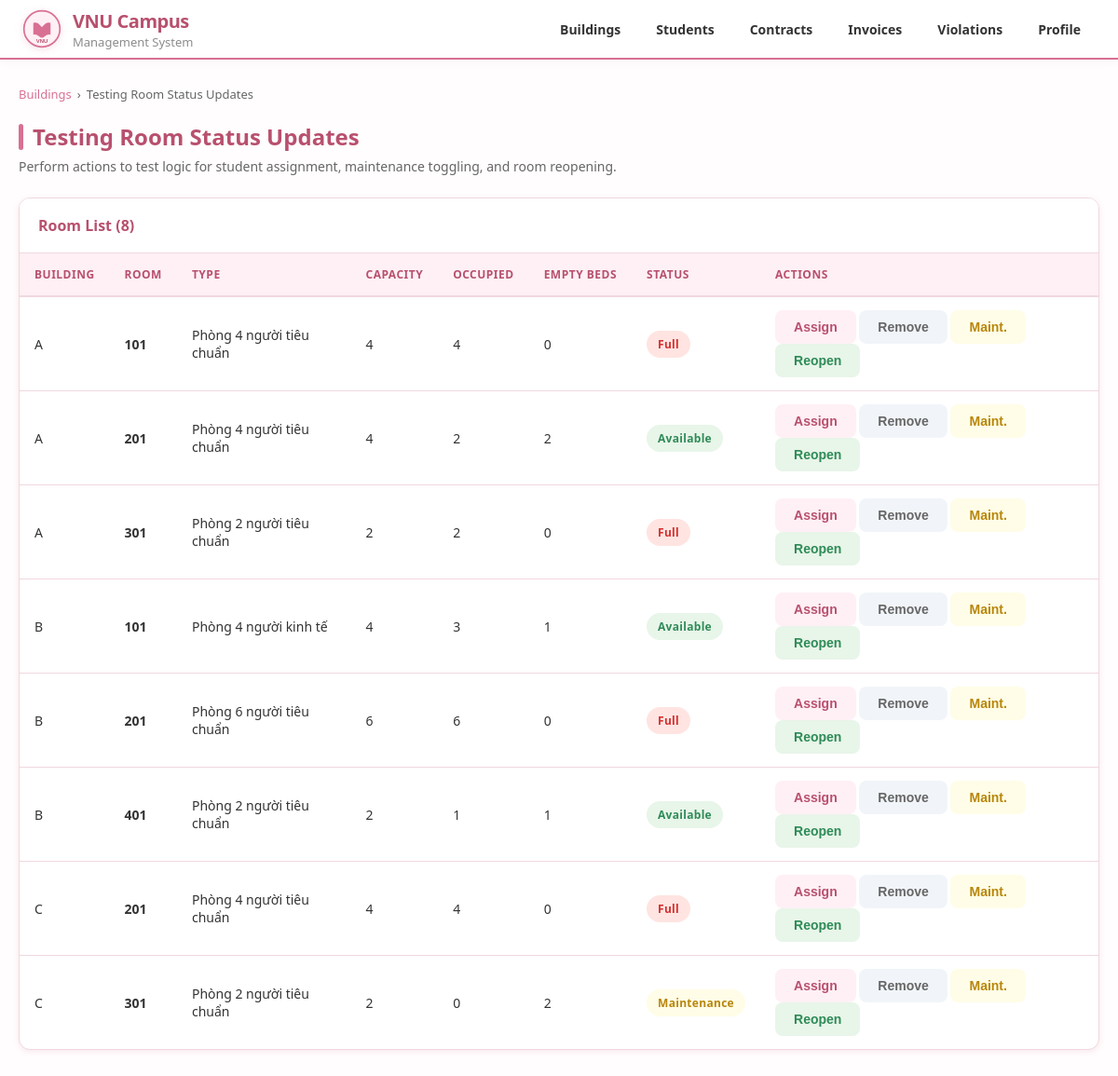
Screenshot of /ktx/RoomActionDemo.php with the database file from the repository.
### tables this page shows
CREATE TABLE rooms (
    room_id           INT           NOT NULL AUTO_INCREMENT,
    building_id       INT           NOT NULL,
    type_id           INT           NOT NULL,               
    room_number       VARCHAR(10)   NOT NULL,
    floor             TINYINT       NOT NULL,
    current_occupancy TINYINT       NOT NULL DEFAULT 0,
    extra_facilities  JSON          DEFAULT NULL           COMMENT 'Tiện nghi bổ sung riêng phòng này',
    status_code       VARCHAR(50)   NOT NULL DEFAULT 'available',
    notes             TEXT          DEFAULT NULL,
    created_at        DATETIME      NOT NULL DEFAULT CURRENT_TIMESTAMP,
    updated_at        DATETIME      NOT NULL DEFAULT CURRENT_TIMESTAMP ON UPDATE CURRENT_TIMESTAMP,
    created_by        INT           DEFAULT NULL,           
    updated_by        INT           DEFAULT NULL,           
    PRIMARY KEY (room_id),
    FOREIGN KEY (building_id) REFERENCES buildings(building_id) ON DELETE CASCADE,
    FOREIGN KEY (type_id)     REFERENCES room_types(type_id),
    UNIQUE KEY uq_room (building_id, room_number),
    INDEX idx_status_code (status_code)
);

CREATE TABLE buildings (
    building_id    INT           NOT NULL AUTO_INCREMENT,
    building_code  VARCHAR(10)   NOT NULL UNIQUE,
    building_name  VARCHAR(100)  NOT NULL,
    gender_type    ENUM('male','female','mixed') NOT NULL,
    total_floors   TINYINT       NOT NULL DEFAULT 1,
    total_rooms    SMALLINT      NOT NULL DEFAULT 0,
    manager_name   VARCHAR(100)  DEFAULT NULL,
    manager_phone  VARCHAR(15)   DEFAULT NULL,
    description    TEXT          DEFAULT NULL,
    is_active      TINYINT(1)    NOT NULL DEFAULT 1,
    created_at     DATETIME      NOT NULL DEFAULT CURRENT_TIMESTAMP,
    updated_at     DATETIME      NOT NULL DEFAULT CURRENT_TIMESTAMP ON UPDATE CURRENT_TIMESTAMP,
    created_by     INT           DEFAULT NULL,              
    updated_by     INT           DEFAULT NULL,              
    PRIMARY KEY (building_id)
);

CREATE TABLE room_types (
    type_id          INT            NOT NULL AUTO_INCREMENT,
    type_code        VARCHAR(20)    NOT NULL UNIQUE   COMMENT 'vd: STANDARD_4, VIP_2',
    type_name        VARCHAR(100)   NOT NULL          COMMENT 'vd: Phòng 4 người tiêu chuẩn',
    capacity         TINYINT        NOT NULL          COMMENT 'Sức chứa tối đa',
    price_per_month  DECIMAL(10,2)  NOT NULL          COMMENT 'Giá thuê/tháng hiện hành',
    area_m2          DECIMAL(5,2)   DEFAULT NULL,
    default_facilities JSON         DEFAULT NULL      COMMENT 'Tiện nghi mặc định của loại phòng',
    description      TEXT           DEFAULT NULL,
    is_active        TINYINT(1)     NOT NULL DEFAULT 1,
    created_at       DATETIME       NOT NULL DEFAULT CURRENT_TIMESTAMP,
    updated_at       DATETIME       NOT NULL DEFAULT CURRENT_TIMESTAMP ON UPDATE CURRENT_TIMESTAMP,
    created_by       INT            DEFAULT NULL,
    updated_by       INT            DEFAULT NULL,
    PRIMARY KEY (type_id)
);

### ktx/RoomController.php (called while the page is built, shortened)
<?php
class RoomController
{
    private PDO $pdo;
    public function __construct(PDO $pdo)
    {
        $this->pdo = $pdo;
    }
    public function getRoomsWithDetails(?int $buildingId = null): array
    {
        $sql = "
            SELECT
                b.building_id, b.building_code, b.building_name,
                r.room_id, r.room_number, r.floor,
                r.current_occupancy, r.status_code,
                rt.type_id, rt.type_name, rt.capacity, rt.price_per_month,
                (rt.capacity - r.current_occupancy) AS empty_beds
            FROM rooms r
            JOIN buildings   b  ON b.building_id = r.building_id
            JOIN room_types  rt ON rt.type_id    = r.type_id
        ";
        $params = [];
        $sql .= " ORDER BY b.building_code, r.floor, r.room_number";
        $stmt = $this->pdo->prepare($sql);
        $stmt->execute($params);
        return $stmt->fetchAll(PDO::FETCH_ASSOC);
    }
}
?>

### ktx/RoomActionDemo.php (the view, shortened to what this page needs)
<?php
require_once __DIR__ . '/RoomController.php';
$host = 'localhost';
$db   = 'campus_final';
$user = 'root';
$pass = '';
try {
    $pdo = new PDO(
        "mysql:host=$host;dbname=$db;charset=utf8mb4",
        $user, $pass,
        [
            PDO::ATTR_ERRMODE            => PDO::ERRMODE_EXCEPTION,
            PDO::ATTR_DEFAULT_FETCH_MODE => PDO::FETCH_ASSOC,
            PDO::ATTR_EMULATE_PREPARES   => false,
        ]
    );
} catch (PDOException $e) {
    die('DB Connection Failed: ' . htmlspecialchars($e->getMessage()));
}
$controller = new RoomController($pdo);
$rooms = $controller->getRoomsWithDetails();
function statusLabel(string $code): array {
    return match($code) {
        'available'   => ['Available',   'status-available'],
        'full'        => ['Full',        'status-full'],
        'maintenance' => ['Maintenance', 'status-maintenance'],
        default       => [$code,         'status-default'],
    };
}
include 'header.php';
?>
<main class="page">
    <div class="breadcrumb">
        <a href="BuildingListView.php">Buildings</a>
        <span>&rsaquo;</span>
        <span>Testing Room Status Updates</span>
    </div>
    <h1 class="page-title">Testing Room Status Updates</h1>
    <p class="page-desc">Perform actions to test logic for student assignment, maintenance toggling, and room reopening.</p>
    <div class="table-wrap">
        <div class="table-header">
            <h2>Room List (<?= count($rooms) ?>)</h2>
        </div>
        <div class="table-responsive">
            <table>
                <thead>
                    <tr>
                        <th>Building</th>
                        <th>Room</th>
                        <th>Type</th>
                        <th>Capacity</th>
                        <th>Occupied</th>
                        <th>Empty Beds</th>
                        <th>Status</th>
                        <th>Actions</th>
                    </tr>
                </thead>
                <tbody>
                <?php foreach ($rooms as $r):
                    [$label, $class] = statusLabel($r['status_code']);
                ?>
                    <tr>
                        <td><?= htmlspecialchars($r['building_code']) ?></td>
                        <td><strong><?= htmlspecialchars($r['room_number']) ?></strong></td>
                        <td><?= htmlspecialchars($r['type_name']) ?></td>
                        <td><?= $r['capacity'] ?></td>
                        <td><?= $r['current_occupancy'] ?></td>
                        <td><?= $r['empty_beds'] ?></td>
                        <td><span class="status-badge <?= $class ?>"><?= $label ?></span></td>
                        <td>
                            <form method="POST" class="action-row">
                                <button class="btn btn-assign" name="action" value="assign">Assign</button>
                                <button class="btn btn-remove" name="action" value="remove">Remove</button>
                                <button class="btn btn-maint" name="action" value="maintenance">Maint.</button>
                                <button class="btn btn-reopen" name="action" value="reopen">Reopen</button>
                            </form>
                        </td>
                    </tr>
                <?php endforeach; ?>
                </tbody>
            </table>
        </div>
    </div>
</main>
</body>
</html>

### ktx/style.css (style rules this page uses)
*, *::before, *::after { box-sizing: border-box; margin: 0; padding: 0; }
:root { --bg: #FFFDFD; --card: #ffffff; --primary: #D87093; --primary-hover: #C25A7A; --primary-dk:#B8506E; --primary-lt:#FFF0F5; --text: #333333; --muted: #666666; --border: #F0D8DE; --green: #2E8B57; --green-lt: #E8F5E9; --red: #D32F2F; --red-lt: #FFE4E1; --yellow: #B8860B; --yellow-lt: #FFFDE7; --blue: #0ea5a4; --blue-lt: #E0F2F1; --purple: #8E24AA; --purple-lt: #F3E8FF; --radius: 12px; --shadow: 0 2px 6px rgba(216, 112, 147, 0.15); }
body { font-family: 'Segoe UI', system-ui, sans-serif; background: var(--bg); color: var(--text); min-height: 100vh; }
.page { max-width: 1280px; margin: 0 auto; padding: 28px 20px; }
.page-title { font-size: 24px; font-weight: 700; color: var(--primary-dk); display: flex; align-items: center; gap: 10px; margin-bottom: 6px; }
.page-title::before { content: ''; display: block; width: 5px; height: 28px; background: var(--primary); border-radius: 3px; }
.page-desc { color: var(--muted); font-size: 14px; margin-bottom: 24px; }
.breadcrumb { display: flex; align-items: center; gap: 6px; font-size: 13px; color: var(--muted); margin-bottom: 20px; font-weight: 500; }
.breadcrumb a { color: var(--primary); text-decoration: none; }
.table-wrap { background: var(--card); border-radius: var(--radius); box-shadow: var(--shadow); overflow: hidden; border: 1px solid var(--border); }
.table-header { padding: 18px 20px; border-bottom: 1px solid var(--border); background: #fff; display: flex; align-items: center; justify-content: space-between; }
.table-header h2 { font-size: 16px; font-weight: 700; color: var(--primary-dk); margin: 0; }
.table-responsive { overflow-x: auto; }
table { width: 100%; border-collapse: collapse; font-size: 14px; }
thead th { background: var(--primary-lt); padding: 14px 16px; text-align: left; font-size: 12px; font-weight: 700; color: var(--primary-dk); text-transform: uppercase; letter-spacing: .5px; border-bottom: 2px solid var(--border); white-space: nowrap; }
tbody tr { border-bottom: 1px solid var(--border); transition: background .15s; }
tbody tr:last-child { border-bottom: none; }
td { padding: 14px 16px; vertical-align: middle; }
.btn { display: inline-flex; align-items: center; gap: 6px; padding: 10px 20px; border-radius: 8px; font-size: 14px; font-weight: 600; cursor: pointer; border: none; text-decoration: none; transition: all .2s; }
.btn-assign { background: var(--primary-lt); color: var(--primary-dk); }
.btn-remove { background: #f1f5f9; color: var(--muted); }
.btn-maint { background: var(--yellow-lt); color: var(--yellow); }
.btn-reopen { background: var(--green-lt); color: var(--green); }
.badge, .status-badge { display: inline-flex; align-items: center; gap: 4px; padding: 6px 12px; border-radius: 20px; font-size: 12px; font-weight: 700; white-space: nowrap; letter-spacing: 0.3px; }
.badge-green, .status-available { background: var(--green-lt); color: var(--green); }
.badge-yellow, .status-maintenance { background: var(--yellow-lt); color: var(--yellow); }
.badge-red, .status-full { background: var(--red-lt); color: var(--red); }

### rows the page displays
rooms: building.building_code "A", room_number "101", type.type_name "Phòng 4 người tiêu chuẩn", type.capacity "4", current_occupancy "4", empty_beds "0", label "Full"
rooms: building.building_code "A", room_number "201", type.type_name "Phòng 4 người tiêu chuẩn", type.capacity "4", current_occupancy "2", empty_beds "2", label "Available"
rooms: building.building_code "A", room_number "301", type.type_name "Phòng 2 người tiêu chuẩn", type.capacity "2", current_occupancy "2", empty_beds "0", label "Full"
rooms: building.building_code "B", room_number "101", type.type_name "Phòng 4 người kinh tế", type.capacity "4", current_occupancy "3", empty_beds "1", label "Available"
rooms: building.building_code "B", room_number "201", type.type_name "Phòng 6 người tiêu chuẩn", type.capacity "6", current_occupancy "6", empty_beds "0", label "Full"
rooms: building.building_code "B", room_number "401", type.type_name "Phòng 2 người tiêu chuẩn", type.capacity "2", current_occupancy "1", empty_beds "1", label "Available"
rooms: building.building_code "C", room_number "201", type.type_name "Phòng 4 người tiêu chuẩn", type.capacity "4", current_occupancy "4", empty_beds "0", label "Full"
rooms: building.building_code "C", room_number "301", type.type_name "Phòng 2 người tiêu chuẩn", type.capacity "2", current_occupancy "0", empty_beds "2", label "Maintenance"

### other values shown
count($rooms) "8"
